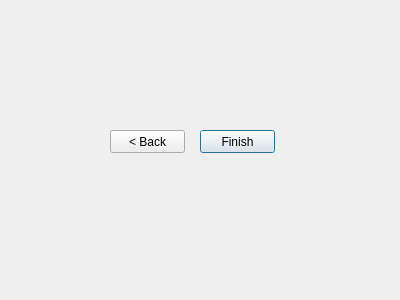
<?xml version="1.0" encoding="UTF-8"?>
<ui version="4.0">
    <class>Dialog</class>
    <widget class="QDialog" name="Dialog">
        <property name="geometry">
            <rect>
                <x>0</x>
                <y>0</y>
                <width>400</width>
                <height>300</height>
            </rect>
        </property>
        <property name="windowTitle">
            <string>Save Configuration</string>
        </property>
        <widget class="QPushButton" name="pushButton">
            <property name="geometry">
                <rect>
                    <x>200</x>
                    <y>130</y>
                    <width>75</width>
                    <height>23</height>
                </rect>
            </property>
            <property name="text">
                <string>Finish</string>
            </property>
        </widget>
        <widget class="QPushButton" name="pushButton_2">
            <property name="geometry">
                <rect>
                    <x>110</x>
                    <y>130</y>
                    <width>75</width>
                    <height>23</height>
                </rect>
            </property>
            <property name="text">
                <string>&lt; Back</string>
            </property>
        </widget>
    </widget>
    <resources/>
    <connections/>
</ui>
